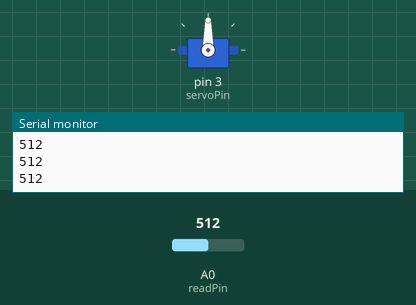
Bench run of a sketch on a simulated Arduino Uno, built with avr-gcc and run on an emulated ATmega328P. Parts: servo, the last lines printed to the serial monitor. Inputs (shaded band) come from the test bench; at power-on: A0 (readPin) = 512.

Above: at 1.2 s.
1.3 s: A0 (readPin) set to 739
2.8 s: A0 (readPin) set to 766
At 4.1 s:
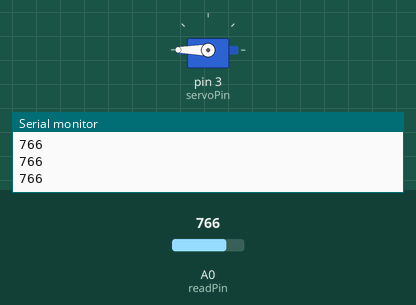
4.4 s: A0 (readPin) set to 140
At 5.7 s:
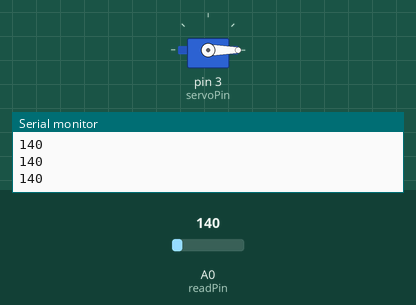
6.0 s: A0 (readPin) set to 157
At 7.1 s:
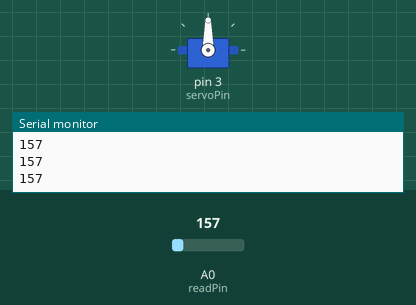
7.6 s: A0 (readPin) set to 122
At 8.5 s:
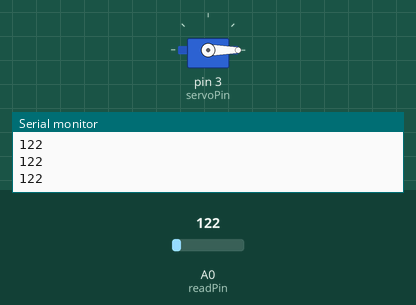
Timing chart, 0 to 10.2 s (numbered marks = the images above; inputs shaded):
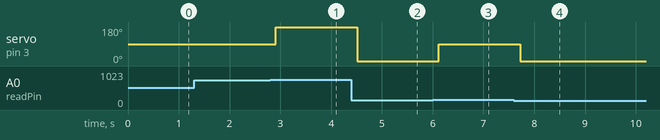

The sketch:

31_Understanding_and_Using_Servo_in_a_Simple_Project.ino
```cpp
#include <Servo.h>

int servoPin = 3;
int servoPosition;
int readPin = A0;
int readVal;
int delayTime = 100;
// float angle;
Servo myServo;

void setup() {
  // put your setup code here, to run once:
  Serial.begin(9600);
  myServo.attach(servoPin);
  pinMode(servoPin, OUTPUT);
  pinMode(readPin, INPUT);
}

void loop() {
  // put your main code here, to run repeatedly:
  /*
  Serial.println("What angle should the servo go to? ");

  while (Serial.available() == 0) {

  }
  servoPosition = Serial.parseInt();
  myServo.write(servoPosition);
  */
  readVal = analogRead(readPin);
  Serial.println(readVal);
  delay(delayTime);
  // angle = (slope) * readVal + ... (derive from point-slope form)

  if (readVal < 150) {
    myServo.write(0);
  } else if (readVal >= 150 && readVal < 750) {
    myServo.write(90);
  } else if (readVal >= 750 && readVal  < 785) {
    myServo.write(180);
  } else if (readVal >= 785 && readVal < 840) {
    myServo.write(270);
  }

}

// take 5k/(10k?)resistor and photodetector
// build a circuit that describes weather conditions
// 9am (270 degrees), 12pm (0 degrees), 3pm
// HINT: use math (slope formula and point slope form)

// dark - 50
// weak - 727
// medium - 784
// strong - 838
```

Measured:
- the behaviour switches between 749 and 750 on A0 (readPin) (found by bisection; images 0 and 1)
- the behaviour switches between 149 and 150 on A0 (readPin) (found by bisection; images 2 and 3)
- after the input at 2.8 s, servo on pin 3 (servoPin): 90° → 180° after 0.11 s
- after the input at 4.4 s, servo on pin 3 (servoPin): 180° → 0° after 0.11 s
- after the input at 6.0 s, servo on pin 3 (servoPin): 0° → 90° after 0.12 s
- after the input at 7.6 s, servo on pin 3 (servoPin): 90° → 0° after 0.13 s
